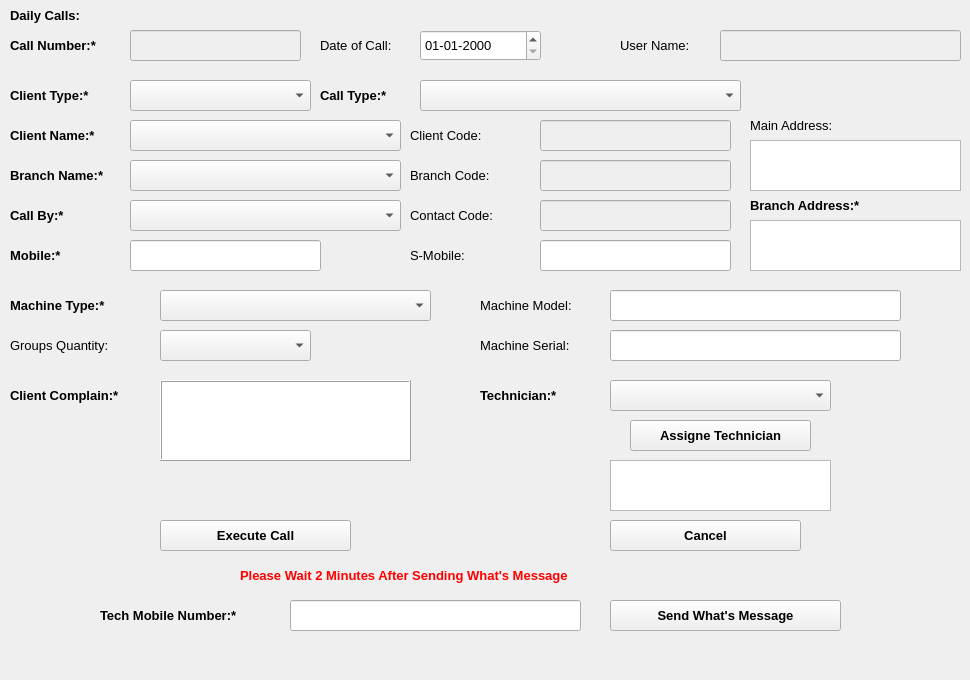
   <widget class="QWidget" name="tab">
    <attribute name="title">
     <string>Daily Calls</string>
    </attribute>
    <widget class="QLabel" name="label_9">
     <property name="geometry">
      <rect>
       <x>10</x>
       <y>0</y>
       <width>141</width>
       <height>31</height>
      </rect>
     </property>
     <property name="font">
      <font>
       <family>Segoe UI</family>
       <pointsize>10</pointsize>
       <weight>75</weight>
       <bold>true</bold>
      </font>
     </property>
     <property name="text">
      <string>Daily Calls:</string>
     </property>
    </widget>
    <widget class="QLineEdit" name="branchcode">
     <property name="enabled">
      <bool>false</bool>
     </property>
     <property name="geometry">
      <rect>
       <x>540</x>
       <y>160</y>
       <width>191</width>
       <height>31</height>
      </rect>
     </property>
     <property name="font">
      <font>
       <family>Segoe UI</family>
       <pointsize>10</pointsize>
      </font>
     </property>
    </widget>
    <widget class="QPushButton" name="cancelcall">
     <property name="geometry">
      <rect>
       <x>610</x>
       <y>520</y>
       <width>191</width>
       <height>31</height>
      </rect>
     </property>
     <property name="font">
      <font>
       <family>Segoe UI</family>
       <pointsize>10</pointsize>
       <weight>75</weight>
       <bold>true</bold>
      </font>
     </property>
     <property name="text">
      <string>Cancel</string>
     </property>
    </widget>
    <widget class="QTextEdit" name="branchaddress">
     <property name="enabled">
      <bool>true</bool>
     </property>
     <property name="geometry">
      <rect>
       <x>750</x>
       <y>220</y>
       <width>211</width>
       <height>51</height>
      </rect>
     </property>
     <property name="font">
      <font>
       <family>Segoe UI</family>
       <pointsize>10</pointsize>
      </font>
     </property>
     <property name="styleSheet">
      <string notr="true">font: 10pt &quot;Segoe UI&quot;;</string>
     </property>
    </widget>
    <widget class="QLabel" name="label_3">
     <property name="geometry">
      <rect>
       <x>320</x>
       <y>80</y>
       <width>91</width>
       <height>31</height>
      </rect>
     </property>
     <property name="font">
      <font>
       <family>Segoe UI</family>
       <pointsize>10</pointsize>
       <weight>75</weight>
       <bold>true</bold>
      </font>
     </property>
     <property name="text">
      <string>Call Type:*</string>
     </property>
    </widget>
    <widget class="QLabel" name="label_37">
     <property name="geometry">
      <rect>
       <x>130</x>
       <y>470</y>
       <width>461</width>
       <height>31</height>
      </rect>
     </property>
     <property name="font">
      <font>
       <family>Segoe UI</family>
       <pointsize>10</pointsize>
       <weight>75</weight>
       <bold>true</bold>
      </font>
     </property>
     <property name="styleSheet">
      <string notr="true">color:rgb(255, 0, 0);</string>
     </property>
     <property name="text">
      <string/>
     </property>
    </widget>
    <widget class="QLineEdit" name="callnumber">
     <property name="enabled">
      <bool>false</bool>
     </property>
     <property name="geometry">
      <rect>
       <x>130</x>
       <y>30</y>
       <width>171</width>
       <height>31</height>
      </rect>
     </property>
     <property name="font">
      <font>
       <family>Segoe UI</family>
       <pointsize>10</pointsize>
      </font>
     </property>
     <property name="placeholderText">
      <string/>
     </property>
    </widget>
    <widget class="QComboBox" name="callcoboxtype">
     <property name="geometry">
      <rect>
       <x>420</x>
       <y>80</y>
       <width>321</width>
       <height>31</height>
      </rect>
     </property>
     <property name="font">
      <font>
       <family>Segoe UI</family>
       <pointsize>10</pointsize>
      </font>
     </property>
     <property name="editable">
      <bool>false</bool>
     </property>
     <property name="currentText">
      <string/>
     </property>
     <item>
      <property name="text">
       <string/>
      </property>
     </item>
     <item>
      <property name="text">
       <string>Maintenance</string>
      </property>
     </item>
     <item>
      <property name="text">
       <string>New Installation</string>
      </property>
     </item>
     <item>
      <property name="text">
       <string>Uninstall_Equipment</string>
      </property>
     </item>
     <item>
      <property name="text">
       <string>Inspection &amp; Equipment Investigation</string>
      </property>
     </item>
    </widget>
    <widget class="QPushButton" name="executecallbutton">
     <property name="geometry">
      <rect>
       <x>160</x>
       <y>520</y>
       <width>191</width>
       <height>31</height>
      </rect>
     </property>
     <property name="font">
      <font>
       <family>Segoe UI</family>
       <pointsize>10</pointsize>
       <weight>75</weight>
       <bold>true</bold>
      </font>
     </property>
     <property name="text">
      <string>Execute Call</string>
     </property>
    </widget>
    <widget class="QLabel" name="label_5">
     <property name="geometry">
      <rect>
       <x>750</x>
       <y>190</y>
       <width>141</width>
       <height>31</height>
      </rect>
     </property>
     <property name="font">
      <font>
       <family>Segoe UI</family>
       <pointsize>10</pointsize>
       <weight>75</weight>
       <bold>true</bold>
      </font>
     </property>
     <property name="text">
      <string>Branch Address:*</string>
     </property>
    </widget>
    <widget class="QTextEdit" name="textEdit_4">
     <property name="enabled">
      <bool>true</bool>
     </property>
     <property name="geometry">
      <rect>
       <x>610</x>
       <y>460</y>
       <width>221</width>
       <height>51</height>
      </rect>
     </property>
     <property name="font">
      <font>
       <family>Segoe UI</family>
       <pointsize>10</pointsize>
      </font>
     </property>
     <property name="placeholderText">
      <string/>
     </property>
    </widget>
    <widget class="QLabel" name="label_8">
     <property name="geometry">
      <rect>
       <x>410</x>
       <y>160</y>
       <width>111</width>
       <height>31</height>
      </rect>
     </property>
     <property name="font">
      <font>
       <family>Segoe UI</family>
       <pointsize>10</pointsize>
       <weight>50</weight>
       <bold>false</bold>
      </font>
     </property>
     <property name="text">
      <string>Branch Code:</string>
     </property>
    </widget>
    <widget class="QComboBox" name="techname">
     <property name="geometry">
      <rect>
       <x>610</x>
       <y>380</y>
       <width>221</width>
       <height>31</height>
      </rect>
     </property>
     <property name="font">
      <font>
       <family>Segoe UI</family>
       <pointsize>10</pointsize>
      </font>
     </property>
     <item>
      <property name="text">
       <string/>
      </property>
     </item>
    </widget>
    <widget class="QLabel" name="label_18">
     <property name="geometry">
      <rect>
       <x>10</x>
       <y>380</y>
       <width>141</width>
       <height>31</height>
      </rect>
     </property>
     <property name="font">
      <font>
       <family>Segoe UI</family>
       <pointsize>10</pointsize>
       <weight>75</weight>
       <bold>true</bold>
      </font>
     </property>
     <property name="text">
      <string>Client Complain:*</string>
     </property>
    </widget>
    <widget class="QLineEdit" name="clientcode">
     <property name="enabled">
      <bool>false</bool>
     </property>
     <property name="geometry">
      <rect>
       <x>540</x>
       <y>120</y>
       <width>191</width>
       <height>31</height>
      </rect>
     </property>
     <property name="font">
      <font>
       <family>Segoe UI</family>
       <pointsize>10</pointsize>
      </font>
     </property>
    </widget>
    <widget class="QLabel" name="label_11">
     <property name="geometry">
      <rect>
       <x>10</x>
       <y>290</y>
       <width>131</width>
       <height>31</height>
      </rect>
     </property>
     <property name="font">
      <font>
       <family>Segoe UI</family>
       <pointsize>10</pointsize>
       <weight>75</weight>
       <bold>true</bold>
      </font>
     </property>
     <property name="text">
      <string>Machine Type:*</string>
     </property>
    </widget>
    <widget class="QLabel" name="label_34">
     <property name="geometry">
      <rect>
       <x>10</x>
       <y>30</y>
       <width>121</width>
       <height>31</height>
      </rect>
     </property>
     <property name="font">
      <font>
       <family>Segoe UI</family>
       <pointsize>10</pointsize>
       <weight>75</weight>
       <bold>true</bold>
      </font>
     </property>
     <property name="text">
      <string>Call Number:*</string>
     </property>
    </widget>
    <widget class="QLabel" name="label_10">
     <property name="geometry">
      <rect>
       <x>320</x>
       <y>30</y>
       <width>101</width>
       <height>31</height>
      </rect>
     </property>
     <property name="font">
      <font>
       <family>Segoe UI</family>
       <pointsize>10</pointsize>
      </font>
     </property>
     <property name="text">
      <string>Date of Call:</string>
     </property>
    </widget>
    <widget class="QComboBox" name="machinetypecalls">
     <property name="geometry">
      <rect>
       <x>160</x>
       <y>290</y>
       <width>271</width>
       <height>31</height>
      </rect>
     </property>
     <property name="font">
      <font>
       <family>Segoe UI</family>
       <pointsize>10</pointsize>
      </font>
     </property>
     <item>
      <property name="text">
       <string/>
      </property>
     </item>
     <item>
      <property name="text">
       <string>Blender Machine</string>
      </property>
     </item>
     <item>
      <property name="text">
       <string>Coffe Machine</string>
      </property>
     </item>
     <item>
      <property name="text">
       <string>Graneta Machine</string>
      </property>
     </item>
     <item>
      <property name="text">
       <string>Grinder</string>
      </property>
     </item>
     <item>
      <property name="text">
       <string>Ice Maker</string>
      </property>
     </item>
     <item>
      <property name="text">
       <string>Juice Machine</string>
      </property>
     </item>
     <item>
      <property name="text">
       <string>Wash Machine</string>
      </property>
     </item>
     <item>
      <property name="text">
       <string>Water Filter</string>
      </property>
     </item>
    </widget>
    <widget class="QLabel" name="label_69">
     <property name="geometry">
      <rect>
       <x>620</x>
       <y>30</y>
       <width>101</width>
       <height>31</height>
      </rect>
     </property>
     <property name="font">
      <font>
       <family>Segoe UI</family>
       <pointsize>10</pointsize>
       <weight>50</weight>
       <bold>false</bold>
      </font>
     </property>
     <property name="text">
      <string>User Name:</string>
     </property>
    </widget>
    <widget class="QTextEdit" name="clientcomplain">
     <property name="geometry">
      <rect>
       <x>160</x>
       <y>380</y>
       <width>251</width>
       <height>81</height>
      </rect>
     </property>
     <property name="font">
      <font>
       <family>Segoe UI</family>
       <pointsize>10</pointsize>
      </font>
     </property>
     <property name="frameShape">
      <enum>QFrame::Box</enum>
     </property>
     <property name="frameShadow">
      <enum>QFrame::Raised</enum>
     </property>
     <property name="placeholderText">
      <string/>
     </property>
    </widget>
    <widget class="QLabel" name="label_16">
     <property name="geometry">
      <rect>
       <x>480</x>
       <y>380</y>
       <width>101</width>
       <height>31</height>
      </rect>
     </property>
     <property name="font">
      <font>
       <family>Segoe UI</family>
       <pointsize>10</pointsize>
       <weight>75</weight>
       <bold>true</bold>
      </font>
     </property>
     <property name="text">
      <string>Technician:*</string>
     </property>
    </widget>
    <widget class="QLabel" name="label_7">
     <property name="geometry">
      <rect>
       <x>410</x>
       <y>120</y>
       <width>101</width>
       <height>31</height>
      </rect>
     </property>
     <property name="font">
      <font>
       <family>Segoe UI</family>
       <pointsize>10</pointsize>
      </font>
     </property>
     <property name="text">
      <string>Client Code:</string>
     </property>
    </widget>
    <widget class="QLabel" name="label_33">
     <property name="geometry">
      <rect>
       <x>10</x>
       <y>200</y>
       <width>81</width>
       <height>31</height>
      </rect>
     </property>
     <property name="font">
      <font>
       <family>Segoe UI</family>
       <pointsize>10</pointsize>
       <weight>75</weight>
       <bold>true</bold>
      </font>
     </property>
     <property name="text">
      <string>Call By:*</string>
     </property>
    </widget>
    <widget class="QLineEdit" name="callsusername">
     <property name="enabled">
      <bool>false</bool>
     </property>
     <property name="geometry">
      <rect>
       <x>720</x>
       <y>30</y>
       <width>241</width>
       <height>31</height>
      </rect>
     </property>
     <property name="font">
      <font>
       <family>Segoe UI</family>
       <pointsize>10</pointsize>
      </font>
     </property>
    </widget>
    <widget class="QLabel" name="label_40">
     <property name="geometry">
      <rect>
       <x>10</x>
       <y>240</y>
       <width>81</width>
       <height>31</height>
      </rect>
     </property>
     <property name="font">
      <font>
       <family>Segoe UI</family>
       <pointsize>10</pointsize>
       <weight>75</weight>
       <bold>true</bold>
      </font>
     </property>
     <property name="text">
      <string>Mobile:*</string>
     </property>
    </widget>
    <widget class="QLabel" name="label">
     <property name="geometry">
      <rect>
       <x>10</x>
       <y>120</y>
       <width>111</width>
       <height>31</height>
      </rect>
     </property>
     <property name="font">
      <font>
       <family>Segoe UI</family>
       <pointsize>10</pointsize>
       <weight>75</weight>
       <bold>true</bold>
      </font>
     </property>
     <property name="text">
      <string>Client Name:*</string>
     </property>
    </widget>
    <widget class="QComboBox" name="clientcoboxname">
     <property name="geometry">
      <rect>
       <x>130</x>
       <y>120</y>
       <width>271</width>
       <height>31</height>
      </rect>
     </property>
     <property name="font">
      <font>
       <family>Segoe UI</family>
       <pointsize>10</pointsize>
      </font>
     </property>
     <property name="styleSheet">
      <string notr="true"/>
     </property>
    </widget>
    <widget class="QComboBox" name="branchcoboxname">
     <property name="geometry">
      <rect>
       <x>130</x>
       <y>160</y>
       <width>271</width>
       <height>31</height>
      </rect>
     </property>
     <property name="font">
      <font>
       <family>Segoe UI</family>
       <pointsize>10</pointsize>
      </font>
     </property>
     <property name="styleSheet">
      <string notr="true"/>
     </property>
    </widget>
    <widget class="QLabel" name="label_2">
     <property name="geometry">
      <rect>
       <x>10</x>
       <y>160</y>
       <width>121</width>
       <height>31</height>
      </rect>
     </property>
     <property name="font">
      <font>
       <family>Segoe UI</family>
       <pointsize>10</pointsize>
       <weight>75</weight>
       <bold>true</bold>
      </font>
     </property>
     <property name="text">
      <string>Branch Name:*</string>
     </property>
    </widget>
    <widget class="QLabel" name="label_38">
     <property name="geometry">
      <rect>
       <x>410</x>
       <y>200</y>
       <width>121</width>
       <height>31</height>
      </rect>
     </property>
     <property name="font">
      <font>
       <family>Segoe UI</family>
       <pointsize>10</pointsize>
       <weight>50</weight>
       <bold>false</bold>
      </font>
     </property>
     <property name="text">
      <string>Contact Code:</string>
     </property>
    </widget>
    <widget class="QLineEdit" name="contactcodecalpage">
     <property name="enabled">
      <bool>false</bool>
     </property>
     <property name="geometry">
      <rect>
       <x>540</x>
       <y>200</y>
       <width>191</width>
       <height>31</height>
      </rect>
     </property>
     <property name="font">
      <font>
       <family>Segoe UI</family>
       <pointsize>10</pointsize>
      </font>
     </property>
    </widget>
    <widget class="QComboBox" name="clienttype">
     <property name="geometry">
      <rect>
       <x>130</x>
       <y>80</y>
       <width>181</width>
       <height>31</height>
      </rect>
     </property>
     <property name="font">
      <font>
       <family>Segoe UI</family>
       <pointsize>10</pointsize>
      </font>
     </property>
     <property name="styleSheet">
      <string notr="true"/>
     </property>
     <property name="editable">
      <bool>false</bool>
     </property>
    </widget>
    <widget class="QLabel" name="label_41">
     <property name="geometry">
      <rect>
       <x>10</x>
       <y>80</y>
       <width>111</width>
       <height>31</height>
      </rect>
     </property>
     <property name="font">
      <font>
       <family>Segoe UI</family>
       <pointsize>10</pointsize>
       <weight>75</weight>
       <bold>true</bold>
      </font>
     </property>
     <property name="text">
      <string>Client Type:*</string>
     </property>
    </widget>
    <widget class="QComboBox" name="comboBox">
     <property name="geometry">
      <rect>
       <x>130</x>
       <y>200</y>
       <width>271</width>
       <height>31</height>
      </rect>
     </property>
     <property name="font">
      <font>
       <family>Segoe UI</family>
       <pointsize>10</pointsize>
      </font>
     </property>
     <property name="styleSheet">
      <string notr="true"/>
     </property>
    </widget>
    <widget class="QPushButton" name="sendwahts">
     <property name="geometry">
      <rect>
       <x>610</x>
       <y>600</y>
       <width>231</width>
       <height>31</height>
      </rect>
     </property>
     <property name="font">
      <font>
       <family>Segoe UI</family>
       <pointsize>10</pointsize>
       <weight>75</weight>
       <bold>true</bold>
      </font>
     </property>
     <property name="text">
      <string>Send What's Message</string>
     </property>
    </widget>
    <widget class="QLabel" name="label_51">
     <property name="geometry">
      <rect>
       <x>100</x>
       <y>600</y>
       <width>191</width>
       <height>31</height>
      </rect>
     </property>
     <property name="font">
      <font>
       <family>Segoe UI</family>
       <pointsize>10</pointsize>
       <weight>75</weight>
       <bold>true</bold>
      </font>
     </property>
     <property name="text">
      <string>Tech Mobile Number:*</string>
     </property>
    </widget>
    <widget class="QLineEdit" name="techmobile">
     <property name="enabled">
      <bool>true</bool>
     </property>
     <property name="geometry">
      <rect>
       <x>290</x>
       <y>600</y>
       <width>291</width>
       <height>31</height>
      </rect>
     </property>
     <property name="font">
      <font>
       <family>Segoe UI</family>
       <pointsize>10</pointsize>
      </font>
     </property>
     <property name="placeholderText">
      <string/>
     </property>
    </widget>
    <widget class="QLabel" name="label_52">
     <property name="geometry">
      <rect>
       <x>240</x>
       <y>560</y>
       <width>431</width>
       <height>31</height>
      </rect>
     </property>
     <property name="font">
      <font>
       <family>Segoe UI</family>
       <pointsize>10</pointsize>
       <weight>75</weight>
       <bold>true</bold>
      </font>
     </property>
     <property name="styleSheet">
      <string notr="true">color:rgb(255, 0, 0);</string>
     </property>
     <property name="text">
      <string>Please Wait 2 Minutes After Sending What's Message</string>
     </property>
    </widget>
    <widget class="QDateEdit" name="dateEdit_7">
     <property name="geometry">
      <rect>
       <x>420</x>
       <y>30</y>
       <width>121</width>
       <height>31</height>
      </rect>
     </property>
     <property name="font">
      <font>
       <family>Segoe UI</family>
       <pointsize>10</pointsize>
      </font>
     </property>
     <property name="displayFormat">
      <string>dd-MM-yyyy</string>
     </property>
    </widget>
    <widget class="QLabel" name="label_53">
     <property name="geometry">
      <rect>
       <x>260</x>
       <y>0</y>
       <width>281</width>
       <height>31</height>
      </rect>
     </property>
     <property name="font">
      <font>
       <family>Segoe UI</family>
       <pointsize>10</pointsize>
       <weight>75</weight>
       <bold>true</bold>
      </font>
     </property>
     <property name="styleSheet">
      <string notr="true">color:rgb(255, 0, 0);</string>
     </property>
     <property name="text">
      <string/>
     </property>
    </widget>
    <widget class="QComboBox" name="groupsnumcallpage">
     <property name="enabled">
      <bool>true</bool>
     </property>
     <property name="geometry">
      <rect>
       <x>160</x>
       <y>330</y>
       <width>151</width>
       <height>31</height>
      </rect>
     </property>
     <property name="font">
      <font>
       <family>Segoe UI</family>
       <pointsize>10</pointsize>
       <weight>50</weight>
       <bold>false</bold>
      </font>
     </property>
     <property name="mouseTracking">
      <bool>false</bool>
     </property>
     <property name="acceptDrops">
      <bool>false</bool>
     </property>
     <property name="styleSheet">
      <string notr="true"/>
     </property>
     <property name="editable">
      <bool>false</bool>
     </property>
     <property name="currentText">
      <string/>
     </property>
     <property name="currentIndex">
      <number>0</number>
     </property>
     <property name="maxVisibleItems">
      <number>10</number>
     </property>
     <property name="frame">
      <bool>true</bool>
     </property>
     <item>
      <property name="text">
       <string/>
      </property>
     </item>
     <item>
      <property name="text">
       <string>1 Group</string>
      </property>
     </item>
     <item>
      <property name="text">
       <string>2 Groups</string>
      </property>
     </item>
     <item>
      <property name="text">
       <string>3 Groups</string>
      </property>
     </item>
    </widget>
    <widget class="QLabel" name="label_171">
     <property name="geometry">
      <rect>
       <x>10</x>
       <y>330</y>
       <width>141</width>
       <height>31</height>
      </rect>
     </property>
     <property name="font">
      <font>
       <family>Segoe UI</family>
       <pointsize>10</pointsize>
       <weight>50</weight>
       <bold>false</bold>
      </font>
     </property>
     <property name="text">
      <string>Groups Quantity:</string>
     </property>
    </widget>
    <widget class="QLabel" name="label_157">
     <property name="geometry">
      <rect>
       <x>410</x>
       <y>240</y>
       <width>81</width>
       <height>31</height>
      </rect>
     </property>
     <property name="font">
      <font>
       <family>Segoe UI</family>
       <pointsize>10</pointsize>
       <weight>50</weight>
       <bold>false</bold>
      </font>
     </property>
     <property name="text">
      <string>S-Mobile:</string>
     </property>
    </widget>
    <widget class="QLineEdit" name="smobilecallpage">
     <property name="geometry">
      <rect>
       <x>540</x>
       <y>240</y>
       <width>191</width>
       <height>31</height>
      </rect>
     </property>
     <property name="font">
      <font>
       <family>Segoe UI</family>
       <pointsize>10</pointsize>
      </font>
     </property>
    </widget>
    <widget class="QLabel" name="label_158">
     <property name="geometry">
      <rect>
       <x>480</x>
       <y>290</y>
       <width>121</width>
       <height>31</height>
      </rect>
     </property>
     <property name="font">
      <font>
       <family>Segoe UI</family>
       <pointsize>10</pointsize>
      </font>
     </property>
     <property name="text">
      <string>Machine Model:</string>
     </property>
    </widget>
    <widget class="QLineEdit" name="machinemodelcallpage">
     <property name="geometry">
      <rect>
       <x>610</x>
       <y>290</y>
       <width>291</width>
       <height>31</height>
      </rect>
     </property>
     <property name="font">
      <font>
       <family>Segoe UI</family>
       <pointsize>10</pointsize>
      </font>
     </property>
    </widget>
    <widget class="QTextEdit" name="mainaddresscallpage">
     <property name="enabled">
      <bool>true</bool>
     </property>
     <property name="geometry">
      <rect>
       <x>750</x>
       <y>140</y>
       <width>211</width>
       <height>51</height>
      </rect>
     </property>
     <property name="font">
      <font>
       <family>Segoe UI</family>
       <pointsize>10</pointsize>
      </font>
     </property>
     <property name="styleSheet">
      <string notr="true">font: 10pt &quot;Segoe UI&quot;;</string>
     </property>
    </widget>
    <widget class="QLabel" name="label_159">
     <property name="geometry">
      <rect>
       <x>750</x>
       <y>110</y>
       <width>121</width>
       <height>31</height>
      </rect>
     </property>
     <property name="font">
      <font>
       <family>Segoe UI</family>
       <pointsize>10</pointsize>
       <weight>50</weight>
       <bold>false</bold>
      </font>
     </property>
     <property name="text">
      <string>Main Address:</string>
     </property>
    </widget>
    <widget class="QLineEdit" name="mobilecallpage">
     <property name="geometry">
      <rect>
       <x>130</x>
       <y>240</y>
       <width>191</width>
       <height>31</height>
      </rect>
     </property>
     <property name="font">
      <font>
       <family>Segoe UI</family>
       <pointsize>10</pointsize>
      </font>
     </property>
    </widget>
    <widget class="QLabel" name="label_176">
     <property name="geometry">
      <rect>
       <x>480</x>
       <y>330</y>
       <width>121</width>
       <height>31</height>
      </rect>
     </property>
     <property name="font">
      <font>
       <family>Segoe UI</family>
       <pointsize>10</pointsize>
      </font>
     </property>
     <property name="text">
      <string>Machine Serial:</string>
     </property>
    </widget>
    <widget class="QLineEdit" name="machineserialcallpage">
     <property name="geometry">
      <rect>
       <x>610</x>
       <y>330</y>
       <width>291</width>
       <height>31</height>
      </rect>
     </property>
     <property name="font">
      <font>
       <family>Segoe UI</family>
       <pointsize>10</pointsize>
      </font>
     </property>
    </widget>
    <widget class="QLabel" name="label_181">
     <property name="geometry">
      <rect>
       <x>140</x>
       <y>640</y>
       <width>701</width>
       <height>31</height>
      </rect>
     </property>
     <property name="font">
      <font>
       <family>Segoe UI</family>
       <pointsize>10</pointsize>
       <weight>75</weight>
       <bold>true</bold>
      </font>
     </property>
     <property name="styleSheet">
      <string notr="true">color:rgb(255, 0, 0);</string>
     </property>
     <property name="text">
      <string/>
     </property>
    </widget>
    <widget class="QPushButton" name="assigntechniciandaily">
     <property name="geometry">
      <rect>
       <x>630</x>
       <y>420</y>
       <width>181</width>
       <height>31</height>
      </rect>
     </property>
     <property name="font">
      <font>
       <family>Segoe UI</family>
       <pointsize>10</pointsize>
       <weight>75</weight>
       <bold>true</bold>
      </font>
     </property>
     <property name="text">
      <string>Assigne Technician</string>
     </property>
    </widget>
    <zorder>label_9</zorder>
    <zorder>branchcode</zorder>
    <zorder>cancelcall</zorder>
    <zorder>branchaddress</zorder>
    <zorder>label_3</zorder>
    <zorder>label_37</zorder>
    <zorder>callnumber</zorder>
    <zorder>callcoboxtype</zorder>
    <zorder>executecallbutton</zorder>
    <zorder>label_5</zorder>
    <zorder>label_8</zorder>
    <zorder>techname</zorder>
    <zorder>label_18</zorder>
    <zorder>clientcode</zorder>
    <zorder>label_11</zorder>
    <zorder>label_34</zorder>
    <zorder>label_10</zorder>
    <zorder>machinetypecalls</zorder>
    <zorder>label_69</zorder>
    <zorder>clientcomplain</zorder>
    <zorder>label_16</zorder>
    <zorder>label_7</zorder>
    <zorder>label_33</zorder>
    <zorder>callsusername</zorder>
    <zorder>label_40</zorder>
    <zorder>label</zorder>
    <zorder>clientcoboxname</zorder>
    <zorder>branchcoboxname</zorder>
    <zorder>label_2</zorder>
    <zorder>label_38</zorder>
    <zorder>contactcodecalpage</zorder>
    <zorder>clienttype</zorder>
    <zorder>label_41</zorder>
    <zorder>comboBox</zorder>
    <zorder>sendwahts</zorder>
    <zorder>textEdit_4</zorder>
    <zorder>label_51</zorder>
    <zorder>techmobile</zorder>
    <zorder>label_52</zorder>
    <zorder>dateEdit_7</zorder>
    <zorder>label_53</zorder>
    <zorder>groupsnumcallpage</zorder>
    <zorder>label_171</zorder>
    <zorder>label_157</zorder>
    <zorder>smobilecallpage</zorder>
    <zorder>label_158</zorder>
    <zorder>machinemodelcallpage</zorder>
    <zorder>mainaddresscallpage</zorder>
    <zorder>label_159</zorder>
    <zorder>mobilecallpage</zorder>
    <zorder>label_176</zorder>
    <zorder>machineserialcallpage</zorder>
    <zorder>label_181</zorder>
    <zorder>assigntechniciandaily</zorder>
   </widget>
